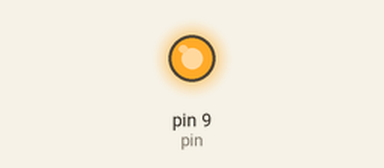
Simulated run of this sketch. Board: Arduino Uno, built with avr-gcc and run on an emulated ATmega328P. On the bench: output pins drawn as LEDs (lit = HIGH).

Above: at 0.1 s.
Timing chart, 0 to 1.6 s (numbered marks = the images above):
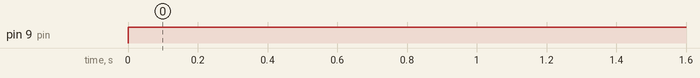

Measured:
- by itself, pin 9 (pin): LOW → HIGH at 0.00 s

The sketch:

circuit_2_and_3.ino
```cpp
// ALWAYS ON LED - CIRCUIT 2 & 3

  int pin = 9; // you can change this pin to whichever pin you'd like as long as you move the wire to the same pin

void setup() {
  // put your setup code here, to run once:
  pinMode(pin, OUTPUT);

}

void loop() {
  // put your main code here, to run repeatedly:

  digitalWrite(pin, HIGH); // HIGH means ON
  delay(500); // time is in milliseconds

}
```
